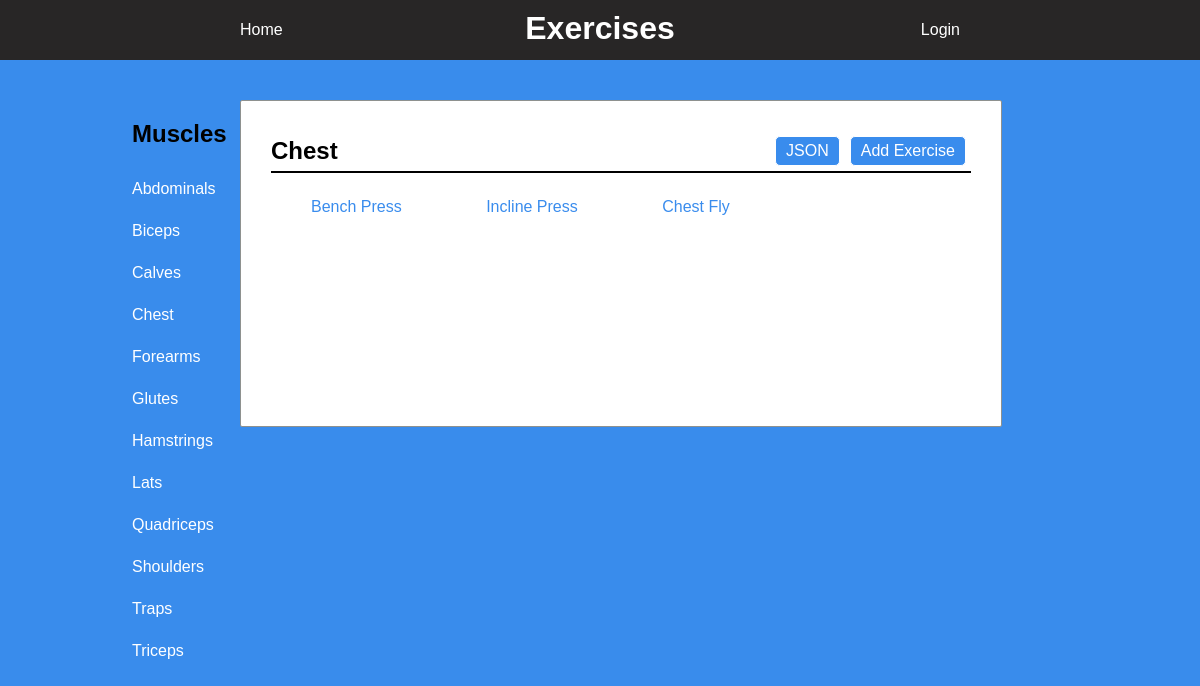
Page /Chest/exercises on the committed database.
### database_setup.py (models this page shows, shortened)
class BodyParts(Base):
	__tablename__ = 'bodyParts'
	id = Column(Integer, primary_key=True)
	name = Column(String, unique=True)

class Exercises(Base):
    __tablename__ = 'exercises'
    id = Column(Integer, primary_key=True)
    name = Column(String, unique=True)
    description = Column(String)
    bodyPart_id = Column(Integer, ForeignKey('bodyParts.id'))
    bodyPart = relationship(BodyParts)
    user_id = Column(Integer, ForeignKey('user.id'))
    user = relationship(User)

### main.py (the view)
@app.route('/<muscle_name>/exercises', methods=['GET'])
def view_exercises(muscle_name):
    muscle = (
        session.query(BodyParts)
        .filter_by(name=muscle_name)
        .one()
        )
    exercises = (session.query(Exercises)
        .filter_by(bodyPart_id=muscle.id)
        .all()
        )
    return render_template('exercises.html', exercises=exercises, muscle=muscle, muscles=muscles)

### templates/exercises.html (shortened to what this page needs)
<!DOCTYPE html>
<html lang="en" dir="ltr">
  <head>
    <link rel= "stylesheet" type= "text/css" href= "{{ url_for('static',filename='css/style.css') }}">
  </head>
  <body>
    <div class="banner">
      <a id ="home" href="{{url_for('main')}}">Home</a>
      <h1 id="title">Exercises</h1>
      {%if 'username' not in session %}
      <a id="login" href="{{url_for('showLogin')}}">Login</a>
      {% else %}
      <a id="login" href="{{url_for('disconnect')}}">Disconnect</a>
      {% endif %}
    </div>
    <div class="main">
      <div class="bodyContainer">
        <div class="sideBanner">
            <h2 id="sideBannerHeader">Muscles</h2>
            {% for i in muscles %}
            <a href="{{url_for('view_exercises', muscle_name = i.name)}}">{{ i.name }}</a>
            {% endfor %}
        </div>
        <div class="content">
          <div id="content-header">
            <h2>{{ muscle.name}}</h2>
            <a href="{{url_for('view_exercises_json', muscle_name = muscle.name)}}">JSON</a>
            <a href="{{url_for('add_exercise', muscle_name = muscle.name)}}">Add Exercise</a>
          </div>
          <div class="content-body">
            {% for i in exercises %}
            <a id="exercise" href="{{url_for('view_exercise', muscle_name = muscle.name, exercise_name = i.name)}}">{{ i.name }}</a>
            {% endfor %}
          </div>
        </div>
      </div>
    </div>
  </body>
</html>

### static/css/style.css (style rules this page uses)
body { background-color: rgba(36, 128, 235, 0.9); font-family: Sans-serif; position: static; }
.main { max-width: 960px; margin:auto; margin-top: 100px; }
.banner { display: inline-flex; justify-content: center; width: 100%; height: 60px; background-color: #282626; opacity: 1; text-align: center; position: fixed; top: 0px; left: 0px; z-index: 1; }
#home, #login { position: absolute; border: 0px; color: white; bottom: 35%; text-decoration: none; }
#home { left: 20%; }
#login { right: 20%; }
.banner #title { color: white; height: 30px; text-align: center; margin-bottom: 10px; margin-top: 10px; }
#content-header { position: relative; max-height: 40px; border-bottom: 2px solid black; margin: 10px 10px 10px 10px; display: flex; align-items: center; }
#content-header a { text-decoration: none; color: white; background-color: rgba(36, 128, 235, 0.9); padding: 5px 10px; border-radius: 5px; justify-content: flex-end; margin: 5px; border: white 1px solid; }
#content-header h2 { margin-right: auto; }
.bodyContainer { position: relative; width: 960px; }
.sideBanner { width: 121px; height: 100%; float:left; display: block; position: fixed; overflow: hidden; }
.sideBanner a { display: block; text-decoration: none; color: white; padding: 12px; }
.sideBanner h2 { padding-left: 12px; }
.content { width: 720px; background-color: white; margin-left: 120px; padding: 20px; border-radius: 2px; border: 0.5px solid rgb(142, 145, 143); padding-bottom: 200px; overflow-y: hidden; }
.content-body { margin: 25px 10px 10px 10px; }
#exercise { width: 150px; border-radius: 2px; text-decoration: none; text-align: center; padding: 15px 30px; height: 15px; margin: 10px; color: rgba(36, 128, 235, 0.9); border-radius: 5px; }

### rows in the picture
BodyParts: name "Abdominals"
BodyParts: name "Biceps"
BodyParts: name "Calves"
BodyParts: name "Chest"
BodyParts: name "Forearms"
BodyParts: name "Glutes"
BodyParts: name "Hamstrings"
BodyParts: name "Lats"
BodyParts: name "Quadriceps"
BodyParts: name "Shoulders"
BodyParts: name "Traps"
BodyParts: name "Triceps"
Exercises: name "Bench Press"
Exercises: name "Incline Press"
Exercises: name "Chest Fly"
